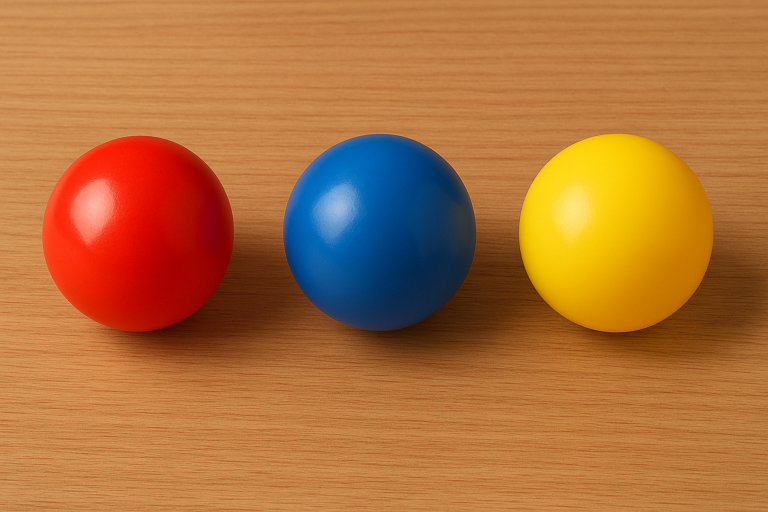
#> input picture balls/3balls.png, 1536 x 1024 px (shown at 1/2 size)
$ python main.py
#> lines starting #> are read from the running program, lines starting #| are printed output that depends on the picture
import cv2
import numpy as np
import matplotlib.pyplot as plt
from matplotlib.patches import Rectangle
import random
import time


class ColorSequenceGame:
    def __init__(self):
        self.colors = {
            "red": {
                "hsv_lower": np.array([0, 100, 100]),
                "hsv_upper": np.array([10, 255, 255]),
                "bgr": (0, 0, 255),
                "name": "red",
            },
            "green": {
                "hsv_lower": np.array([40, 100, 100]),
                "hsv_upper": np.array([80, 255, 255]),
                "bgr": (0, 255, 0),
                "name": "green",
            },
            "blue": {
                "hsv_lower": np.array([100, 100, 100]),
                "hsv_upper": np.array([130, 255, 255]),
                "bgr": (255, 0, 0),
                "name": "blue",
            },
            "yellow": {
                "hsv_lower": np.array([20, 100, 100]),
                "hsv_upper": np.array([40, 255, 255]),
                "bgr": (0, 255, 255),
                "name": "yellow",
            },
        }

        self.frame_width = 640
        self.frame_height = 480
        self.cap = None
        self.secret_sequence = []
        self.detected_colors = []
        self.game_mode = "3balls"
        self.show_result = False
        self.result_time = 0

    def select_mode(self):
        print("\nSelect mode:")
        print("1. Test mode (analyze 3balls.png and 4balls.png)")
        print("2. Game mode (camera + guessing game)")

        while True:
            choice = input("Choose mode (1 or 2): ").strip()
            if choice == "1":
                return "test"
            elif choice == "2":
                return "game"
            else:
                print("Invalid choice. Enter 1 or 2")
#> this loop made 1 pass; the answer given on pass 1: 1

    def detect_color_in_region(self, frame, region):
        x, y, w, h = region
        roi = frame[y : y + h, x : x + w]

        if roi.size == 0:
            return None

        hsv_roi = cv2.cvtColor(roi, cv2.COLOR_BGR2HSV)

        best_color = None
        max_pixels = 0

        for color_name, color_info in self.colors.items():
            mask = cv2.inRange(
                hsv_roi, color_info["hsv_lower"], color_info["hsv_upper"]
            )
            color_pixels = cv2.countNonZero(mask)

            if color_pixels > max_pixels and color_pixels > 100:
                max_pixels = color_pixels
                best_color = color_name

        return best_color

    def get_detection_regions(self):
        if self.game_mode == "3balls":
            region_width = 80
            region_height = 80
            y_center = self.frame_height // 2 - region_height // 2

            regions = []
            for i in range(3):
                x = (self.frame_width // 4) * (i + 1) - region_width // 2
                regions.append((x, y_center, region_width, region_height))
            return regions
        else:
            region_width = 70
            region_height = 70

            regions = []
            for row in range(2):
                for col in range(2):
                    x = (self.frame_width // 3) * (col + 1) - region_width // 2
                    y = (self.frame_height // 3) * (row + 1) - region_height // 2
                    regions.append((x, y, region_width, region_height))
            return regions

    # [178 lines left out: functions generate_sequence, draw_detection_areas, draw_secret_sequence, draw_instructions, process_frame, check_guess and 1 more, not called in this run]

    def analyze_image(self, filename, mode):
#> called with filename = '3balls.png', mode = '3balls'
        try:
            image = cv2.imread(filename)
#> image is the input picture: shape (1024, 1536, 3); mean B, G, R 59.7, 112.2, 175.3
            if image is None:
                print(f"Error: Could not load {filename}")
                return None, None

            image = cv2.resize(image, (self.frame_width, self.frame_height))
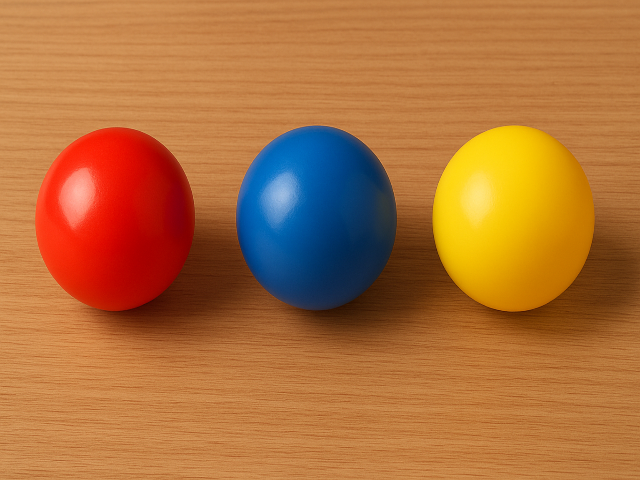
#> image: shape (480, 640, 3); mean B, G, R 59.6, 112.1, 175.2

            old_mode = self.game_mode
            self.game_mode = mode
            regions = self.get_detection_regions()
            self.game_mode = old_mode

            detected_colors = []
            for region in regions:
                color = self.detect_color_in_region(image, region)
                detected_colors.append(color if color else "none")
#> this loop made 3 passes
#> color on passes 1 to 3: 'red', 'blue', 'yellow'
#> pass 1, in detect_color_in_region, `roi = frame[y : y + h, x : x + w]`:
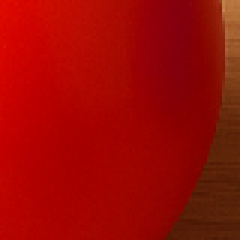
#> roi: shape (80, 80, 3) (shown 3 times larger); mean B, G, R 3.3, 8.8, 156.8
#> after the loop, detected_colors = ['red', 'blue', 'yellow']

            return image, detected_colors

        except Exception as e:
            print(f"Error analyzing {filename}: {e}")
            return None, None

    def run_test_mode(self):
        print("\nTest mode - analyzing images...")

        plt.rcParams["font.size"] = 12
        fig, axes = plt.subplots(2, 2, figsize=(12, 10))
        fig.suptitle("Color Detection Analysis", fontsize=16)

        image_3, colors_3 = self.analyze_image("3balls.png", "3balls")
#> colors_3 = ['red', 'blue', 'yellow']
        if image_3 is not None:
            image_3_rgb = cv2.cvtColor(image_3, cv2.COLOR_BGR2RGB)

            axes[0, 0].imshow(image_3_rgb)
            axes[0, 0].set_title("3balls.png - Original")
            axes[0, 0].axis("off")

            old_mode = self.game_mode
            self.game_mode = "3balls"
            regions_3 = self.get_detection_regions()
            self.game_mode = old_mode

            for i, (x, y, w, h) in enumerate(regions_3):
                rect = Rectangle(
                    (x, y), w, h, linewidth=2, edgecolor="white", facecolor="none"
                )
                axes[0, 0].add_patch(rect)
                axes[0, 0].text(
                    x + w // 2,
                    y - 10,
                    str(i + 1),
                    ha="center",
                    va="bottom",
                    color="white",
                    fontweight="bold",
                    fontsize=14,
                )

            axes[0, 1].bar(
                range(len(colors_3)),
                [1] * len(colors_3),
                color=[c if c != "none" else "gray" for c in colors_3],
            )
            axes[0, 1].set_title("Detected Colors (3 balls)")
            axes[0, 1].set_xticks(range(len(colors_3)))
            axes[0, 1].set_xticklabels([f"{i+1}: {c}" for i, c in enumerate(colors_3)])
            axes[0, 1].set_ylabel("Detection")
            axes[0, 1].set_ylim(0, 1.2)

        image_4, colors_4 = self.analyze_image("4balls.png", "4balls")
#> call 2 of analyze_image, with filename = '4balls.png', mode = '4balls'
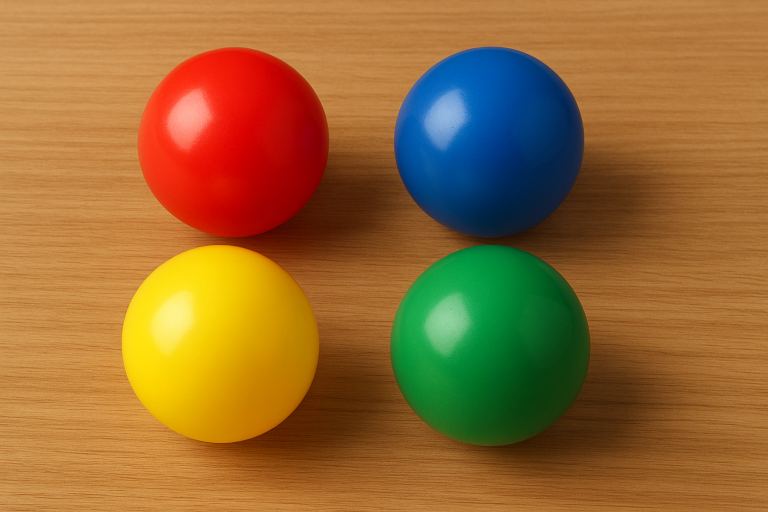
#> input picture balls/4balls.png, 1536 x 1024 px (shown at 1/2 size)
#> in analyze_image, image is the input picture: shape (1024, 1536, 3); mean B, G, R 50.8, 105.7, 150.9
#> in analyze_image (call 2), `image = cv2.resize(image, (self.frame_width, self.frame_height))`:
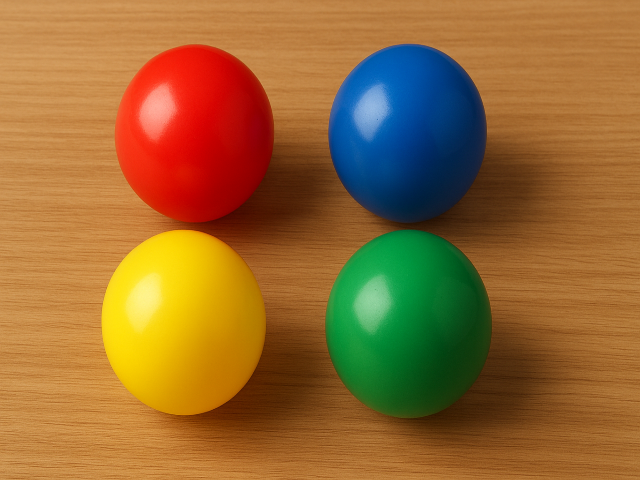
#> image: shape (480, 640, 3); mean B, G, R 50.7, 105.5, 150.8
#> the loop in analyze_image (call 2), `for region in regions:` made 4 passes
#> pass 1, in detect_color_in_region (call 4), `roi = frame[y : y + h, x : x + w]`:
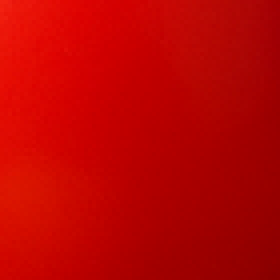
#> roi: shape (70, 70, 3) (shown 4 times larger); mean B, G, R 1, 3.6, 188.7
#> pass 2, in detect_color_in_region (call 5), `roi = frame[y : y + h, x : x + w]`:
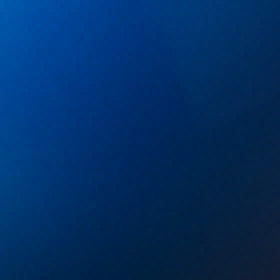
#> roi: shape (70, 70, 3) (shown 4 times larger); mean B, G, R 99.8, 46.7, 1.5
#> after the loop in analyze_image (call 2), `for region in regions:`: detected_colors = ['red', 'blue', 'yellow', 'green']
#> colors_4 = ['red', 'blue', 'yellow', 'green']
        if image_4 is not None:
            image_4_rgb = cv2.cvtColor(image_4, cv2.COLOR_BGR2RGB)

            axes[1, 0].imshow(image_4_rgb)
            axes[1, 0].set_title("4balls.png - Original")
            axes[1, 0].axis("off")

            old_mode = self.game_mode
            self.game_mode = "4balls"
            regions_4 = self.get_detection_regions()
            self.game_mode = old_mode

            for i, (x, y, w, h) in enumerate(regions_4):
                rect = Rectangle(
                    (x, y), w, h, linewidth=2, edgecolor="white", facecolor="none"
                )
                axes[1, 0].add_patch(rect)
                axes[1, 0].text(
                    x + w // 2,
                    y - 10,
                    str(i + 1),
                    ha="center",
                    va="bottom",
                    color="white",
                    fontweight="bold",
                    fontsize=14,
                )

            axes[1, 1].bar(
                range(len(colors_4)),
                [1] * len(colors_4),
                color=[c if c != "none" else "gray" for c in colors_4],
            )
            axes[1, 1].set_title("Detected Colors (4 balls)")
            axes[1, 1].set_xticks(range(len(colors_4)))
            axes[1, 1].set_xticklabels([f"{i+1}: {c}" for i, c in enumerate(colors_4)])
            axes[1, 1].set_ylabel("Detection")
            axes[1, 1].set_ylim(0, 1.2)

        plt.tight_layout()
        plt.show()
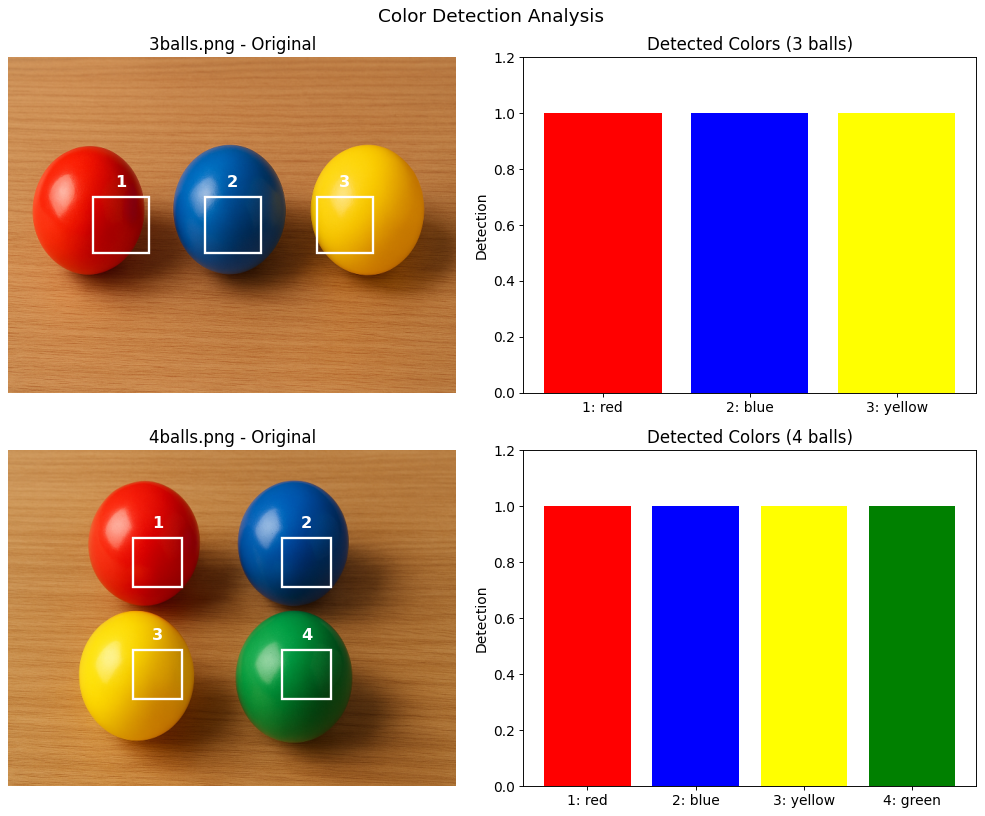
#> figure drawn by matplotlib, 4 panels

        if colors_3:
            print(f"3balls.png: {colors_3}")
#| 3balls.png: ['red', 'blue', 'yellow']
        if colors_4:
            print(f"4balls.png: {colors_4}")
#| 4balls.png: ['red', 'blue', 'yellow', 'green']

    def run(self):
        print("Color Sequence Game")

        mode = self.select_mode()

        if mode == "test":
            self.run_test_mode()
        else:
            self.run_game_mode()


def main():
    game = ColorSequenceGame()
    game.run()


if __name__ == "__main__":
    main()
